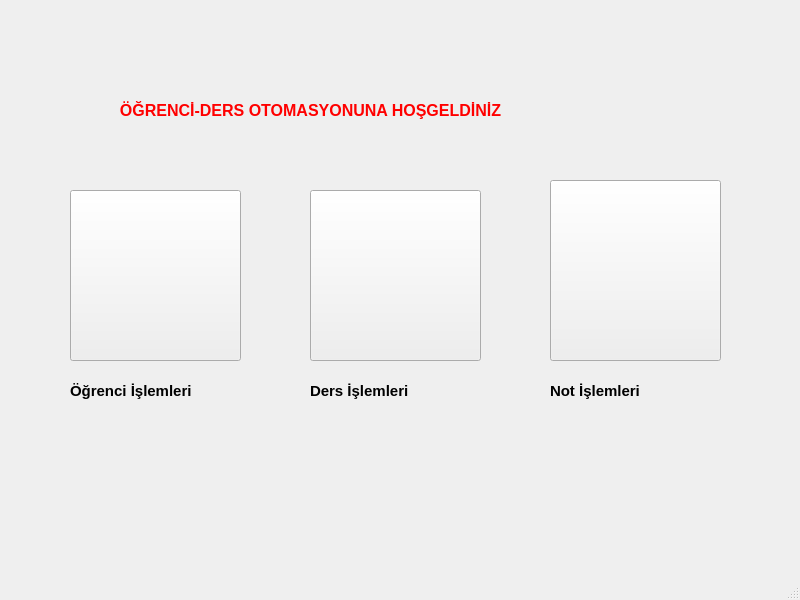
<?xml version="1.0" encoding="UTF-8"?>
<ui version="4.0">
 <class>MainWindow</class>
 <widget class="QMainWindow" name="MainWindow">
  <property name="geometry">
   <rect>
    <x>0</x>
    <y>0</y>
    <width>800</width>
    <height>600</height>
   </rect>
  </property>
  <property name="windowTitle">
   <string>MainWindow</string>
  </property>
  <property name="iconSize">
   <size>
    <width>30</width>
    <height>30</height>
   </size>
  </property>
  <widget class="QWidget" name="centralwidget">
   <widget class="QLabel" name="label">
    <property name="geometry">
     <rect>
      <x>80</x>
      <y>80</y>
      <width>621</width>
      <height>61</height>
     </rect>
    </property>
    <property name="palette">
     <palette>
      <active>
       <colorrole role="WindowText">
        <brush brushstyle="SolidPattern">
         <color alpha="255">
          <red>255</red>
          <green>0</green>
          <blue>0</blue>
         </color>
        </brush>
       </colorrole>
       <colorrole role="Text">
        <brush brushstyle="SolidPattern">
         <color alpha="255">
          <red>0</red>
          <green>0</green>
          <blue>0</blue>
         </color>
        </brush>
       </colorrole>
       <colorrole role="PlaceholderText">
        <brush brushstyle="SolidPattern">
         <color alpha="128">
          <red>0</red>
          <green>0</green>
          <blue>0</blue>
         </color>
        </brush>
       </colorrole>
      </active>
      <inactive>
       <colorrole role="WindowText">
        <brush brushstyle="SolidPattern">
         <color alpha="255">
          <red>255</red>
          <green>0</green>
          <blue>0</blue>
         </color>
        </brush>
       </colorrole>
       <colorrole role="Text">
        <brush brushstyle="SolidPattern">
         <color alpha="255">
          <red>0</red>
          <green>0</green>
          <blue>0</blue>
         </color>
        </brush>
       </colorrole>
       <colorrole role="PlaceholderText">
        <brush brushstyle="SolidPattern">
         <color alpha="128">
          <red>0</red>
          <green>0</green>
          <blue>0</blue>
         </color>
        </brush>
       </colorrole>
      </inactive>
      <disabled>
       <colorrole role="WindowText">
        <brush brushstyle="SolidPattern">
         <color alpha="255">
          <red>120</red>
          <green>120</green>
          <blue>120</blue>
         </color>
        </brush>
       </colorrole>
       <colorrole role="Text">
        <brush brushstyle="SolidPattern">
         <color alpha="255">
          <red>120</red>
          <green>120</green>
          <blue>120</blue>
         </color>
        </brush>
       </colorrole>
       <colorrole role="PlaceholderText">
        <brush brushstyle="SolidPattern">
         <color alpha="128">
          <red>0</red>
          <green>0</green>
          <blue>0</blue>
         </color>
        </brush>
       </colorrole>
      </disabled>
     </palette>
    </property>
    <property name="font">
     <font>
      <pointsize>12</pointsize>
      <weight>75</weight>
      <bold>true</bold>
     </font>
    </property>
    <property name="text">
     <string>         ÖĞRENCİ-DERS OTOMASYONUNA HOŞGELDİNİZ</string>
    </property>
   </widget>
   <widget class="QPushButton" name="pb_dersislemleri">
    <property name="geometry">
     <rect>
      <x>310</x>
      <y>190</y>
      <width>171</width>
      <height>171</height>
     </rect>
    </property>
    <property name="text">
     <string/>
    </property>
    <property name="icon">
     <iconset resource="Resource.qrc">
      <normaloff>:/resimler/images/ders.jpg</normaloff>:/resimler/images/ders.jpg</iconset>
    </property>
    <property name="iconSize">
     <size>
      <width>200</width>
      <height>200</height>
     </size>
    </property>
   </widget>
   <widget class="QPushButton" name="pb_notislemleri">
    <property name="geometry">
     <rect>
      <x>550</x>
      <y>180</y>
      <width>171</width>
      <height>181</height>
     </rect>
    </property>
    <property name="text">
     <string/>
    </property>
    <property name="icon">
     <iconset resource="Resource.qrc">
      <normaloff>:/resimler/images/notlar.jpg</normaloff>:/resimler/images/notlar.jpg</iconset>
    </property>
    <property name="iconSize">
     <size>
      <width>200</width>
      <height>200</height>
     </size>
    </property>
   </widget>
   <widget class="QPushButton" name="pb_ogrenciislemleri">
    <property name="geometry">
     <rect>
      <x>70</x>
      <y>190</y>
      <width>171</width>
      <height>171</height>
     </rect>
    </property>
    <property name="text">
     <string/>
    </property>
    <property name="icon">
     <iconset resource="Resource.qrc">
      <normaloff>:/resimler/images/ogr.jpg</normaloff>:/resimler/images/ogr.jpg</iconset>
    </property>
    <property name="iconSize">
     <size>
      <width>165</width>
      <height>165</height>
     </size>
    </property>
   </widget>
   <widget class="QLabel" name="label_2">
    <property name="geometry">
     <rect>
      <x>70</x>
      <y>370</y>
      <width>171</width>
      <height>41</height>
     </rect>
    </property>
    <property name="font">
     <font>
      <pointsize>11</pointsize>
      <weight>75</weight>
      <bold>true</bold>
     </font>
    </property>
    <property name="text">
     <string>Öğrenci İşlemleri</string>
    </property>
   </widget>
   <widget class="QLabel" name="label_3">
    <property name="geometry">
     <rect>
      <x>310</x>
      <y>370</y>
      <width>171</width>
      <height>41</height>
     </rect>
    </property>
    <property name="font">
     <font>
      <pointsize>11</pointsize>
      <weight>75</weight>
      <bold>true</bold>
     </font>
    </property>
    <property name="text">
     <string>Ders İşlemleri</string>
    </property>
   </widget>
   <widget class="QLabel" name="label_4">
    <property name="geometry">
     <rect>
      <x>550</x>
      <y>370</y>
      <width>171</width>
      <height>41</height>
     </rect>
    </property>
    <property name="font">
     <font>
      <pointsize>11</pointsize>
      <weight>75</weight>
      <bold>true</bold>
     </font>
    </property>
    <property name="text">
     <string>Not İşlemleri</string>
    </property>
   </widget>
  </widget>
  <widget class="QMenuBar" name="menubar">
   <property name="geometry">
    <rect>
     <x>0</x>
     <y>0</y>
     <width>800</width>
     <height>26</height>
    </rect>
   </property>
  </widget>
  <widget class="QStatusBar" name="statusbar"/>
 </widget>
 <resources>
  <include location="Resource.qrc"/>
 </resources>
 <connections/>
</ui>
